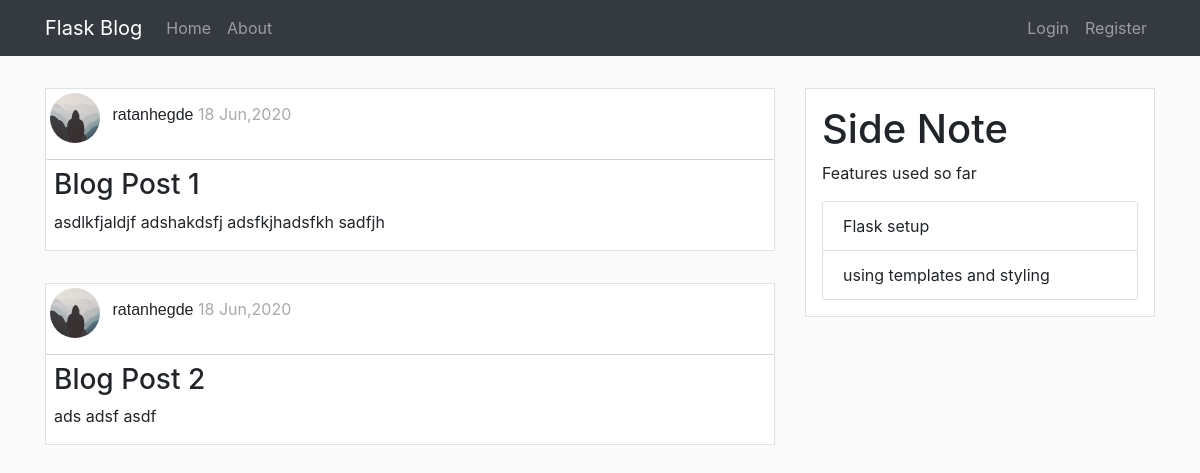
Before: / with the older database file.
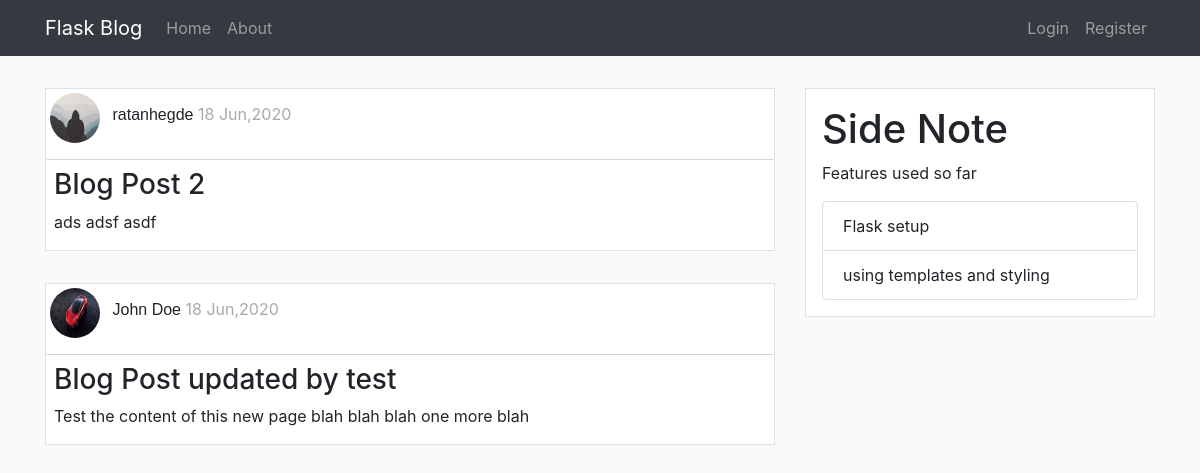
After: the same page with the newer database file.
### flaskBlog/models.py (models this page shows, shortened)
class Post(db.Model):
    id = db.Column(db.Integer , primary_key = True)
    title = db.Column(db.String(100), nullable=False)
    date_posted = db.Column(db.DateTime, nullable=False, default=datetime.utcnow)
    content = db.Column(db.Text, nullable=False)
    user_id = db.Column(db.Integer, db.ForeignKey('user.id'), nullable=False)

class User(db.Model, UserMixin):
    id = db.Column(db.Integer , primary_key = True)
    username = db.Column(db.String(20), unique=True , nullable=False)
    email = db.Column(db.String(120), unique=True , nullable=False)
    image_file = db.Column(db.String(20), nullable=False, default='default.jpg')
    password = db.Column(db.String(60), nullable=False)
    posts = db.relationship('Post', backref='author', lazy=True)

### flaskBlog/routes.py (the view)
@app.route("/")
def home():
    page_no = request.args.get('page',1,type=int)
    posts= Post.query.paginate(page=page_no,per_page=2)
    return render_template('home.html', posts=posts)

### flaskBlog/templates/home.html
{% extends 'layout.html' %}
{% block content %}
    {% for post in posts.items %}
        <div class="article border">
            <div class="post-metadata">
                <img class="rounded-circle mt-1 ml-1" src="{{ url_for('static',filename='profile_pics/'+post.author.image_file) }}" alt="" id="post_img">
                <span class="Postauthor ml-2"><a href="#">{{ post.author.username }}</a></span>
                <span class="Postdate mr-1"> {{ post.date_posted.strftime('%d %b,%Y') }}</span>
            </div>
            <h3 class="mt-2 ml-2 mr-2"><a href="{{ url_for('post',post_id=post.id) }}">{{ post.title }}</a></h3>
            <p class="ml-2">{{ post.content }}</p>
        </div>
    {% endfor %}
{% endblock %}

### flaskBlog/templates/layout.html (shortened to what this page needs)
<!doctype html>
<html lang="en">
<head>
    <link rel="stylesheet" href="https://stackpath.bootstrapcdn.com/bootstrap/4.5.0/css/bootstrap.min.css"
>
    <link rel="stylesheet" href="{{ url_for('static',filename='main.css') }}">
</head>
<body>
    <nav class="navbar navbar-expand-lg navbar-dark bg-dark">
        <div class="container">
            <a class="navbar-brand" href="{{ url_for('home') }}">Flask Blog</a>
            <div class="collapse navbar-collapse" id="navbarSupportedContent">
                <ul class="navbar-nav mr-auto">
                    <li class="nav-item">
                        <a class="nav-link" href="{{ url_for('home') }}">Home</a>
                    </li>
                    <li class="nav-item">
                        <a class="nav-link" href="{{ url_for('about') }}">About</a>
                    </li>
                </ul>
                <ul class="navbar-nav ml-auto">
                    {% if current_user.is_authenticated %}
                        <li class="nav-item">
                            <a class="nav-link" href="{{ url_for('new_post') }}">New Post</a>
                        </li>
                        <li class="nav-item">
                            <a class="nav-link" href="{{ url_for('account') }}">My Account</a>
                        </li>
                        <li class="nav-item">
                            <a class="nav-link" href="{{ url_for('logout') }}">Logout</a>
                        </li>
                    {% else %}
                        <li class="nav-item">
                            <a class="nav-link" href="{{ url_for('login') }}">Login</a>
                        </li>
                        <li class="nav-item">
                            <a class="nav-link" href="{{ url_for('register') }}">Register</a>
                        </li>
                    {% endif %}
                </ul>
            </div>
        </div>
    </nav>
    <div class="container">
        <div class="row">
            <div class="col-md-8">
                {% block content %}
                {% endblock %}
            </div>
            <div class="col-md-4">
                <div class="border">
                    <h1>Side Note</h1>
                    <p>Features used so far</p>
                    <ul class="list-group">
                        <li class="list-group-item">Flask setup</li>
                        <li class="list-group-item">using templates and styling</li>
                    </ul>
                </div>
            </div>
        </div>
    </div>
</body>
</html>

### flaskBlog/static/main.css (style rules this page uses)
body { background: #fafafa; }
a { color: inherit; }
.col-md-4 div { margin-top: 2rem; padding: 1rem; background-color: #ffffff; }
.article { margin-top: 2rem; background-color: #ffffff; }
.Postauthor { font-family: sans-serif; font-weight: 300; }
.Postdate { color: darkgray; }
.post-metadata { padding-bottom: 1rem; border-bottom: 1px solid lightgray; border-radius: 2px; border-width: 80%; }
#post_img { height: 50px; width: 50px; }

Changed rows visible on the page:
removed Post: image_file (picture), author.username "ratanhegde", date_posted "18 Jun,2020", title "Blog Post 1", content "asdlkfjaldjf adshakdsfj adsfkjhadsfkh sadfjh"
now on this page (row unchanged): Post: image_file (picture), author.username "John Doe", date_posted "18 Jun,2020", title "Blog Post updated by test", content "Test the content of this new page blah blah blah one more blah"
